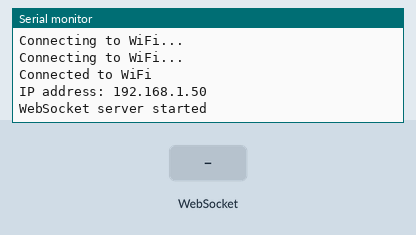
A sketch run on a simulated ESP32. Parts: the last lines printed to the serial monitor. The test bench sets the inputs (shaded band). WiFi joins after 1.5 s; servers stay silent unless stated.

Above: at 3.2 s.
3.3 s: WebSocket text "1" received
At 4.5 s:
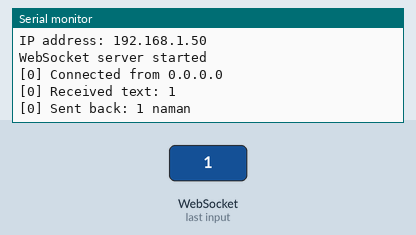
4.8 s: WebSocket text "0" received
At 5.7 s:
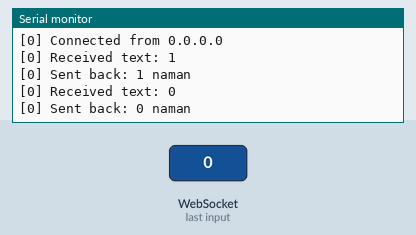
6.3 s: WebSocket text "2" received
At 6.8 s:
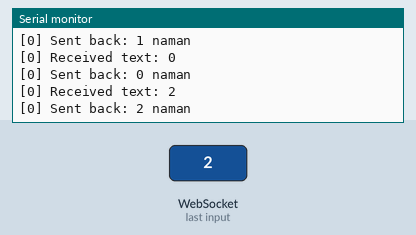

Measured:
- after the input at 3.3 s, the serial monitor: prints a new line at once (image 1)
- after the input at 4.8 s, the serial monitor: prints a new line at once (image 2)
- after the input at 6.3 s, the serial monitor: prints a new line at once (image 3)

The sketch:

socket.ino
```cpp
#include <WiFi.h>
#include <WebSocketsServer.h>

const char* ssid = "Yashwant jio 4";
const char* password = "17051969";

WebSocketsServer webSocket = WebSocketsServer(81);

void webSocketEvent(uint8_t num, WStype_t type, uint8_t * payload, size_t length) {
  switch(type) {
    case WStype_DISCONNECTED:
      Serial.printf("[%u] Disconnected!\n", num);
      break;
    case WStype_CONNECTED:
      {
        IPAddress ip = webSocket.remoteIP(num);
        Serial.printf("[%u] Connected from %d.%d.%d.%d\n", num, ip[0], ip[1], ip[2], ip[3]);
      }
      break;
    case WStype_TEXT:
      {
        Serial.printf("[%u] Received text: %s\n", num, payload);

        // Create a new string with the received payload
        String message = String((char*)payload);

        // Attach "naman" to the received message
        message += " naman";

        // Send the modified message back to the client
        webSocket.sendTXT(num, message);

        Serial.printf("[%u] Sent back: %s\n", num, message.c_str());
      }
      break;
  }
}

void setup() {
  Serial.begin(115200);

  WiFi.begin(ssid, password);
  while (WiFi.status() != WL_CONNECTED) {
    delay(1000);
    Serial.println("Connecting to WiFi...");
  }
  Serial.println("Connected to WiFi");
  Serial.print("IP address: ");
  Serial.println(WiFi.localIP());

  webSocket.begin();
  webSocket.onEvent(webSocketEvent);
  Serial.println("WebSocket server started");
}

void loop() {
  webSocket.loop();
}
```
